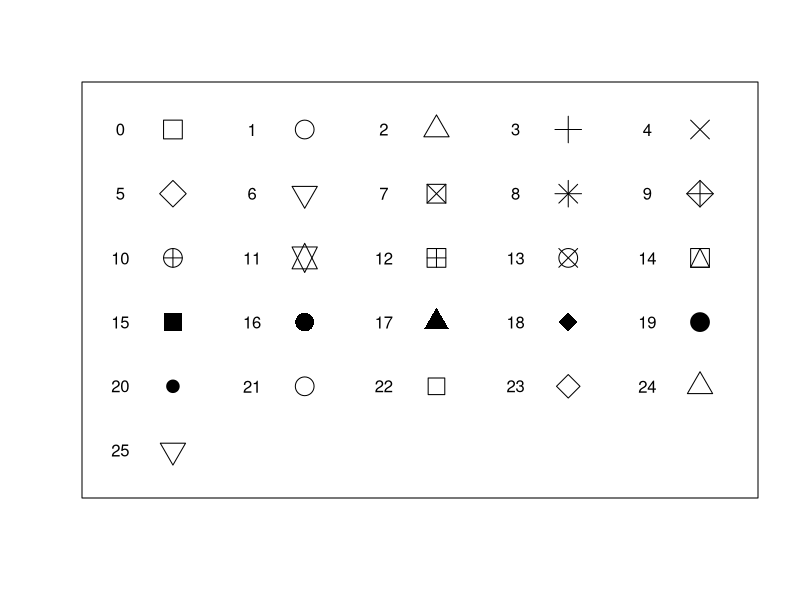

This figure's R source:
#grid <- expand.grid(1:5, 6:1)
#plot(grid, pch = 0:30, cex = 2.5,
     #yaxt = "n", xaxt = "n",
     #ann = FALSE, xlim = c(0.5, 5.25),
     #ylim = c(0.5, 6.5))

#grid2 <- expand.grid(seq(0.6, 4.6, 1), 6:1)
#text(grid2$Var1[1:26], grid2$Var2[1:26], 0:25)

#maybe use cbind or rbind or like in class maybe rep?
#?expand.grid

#cbind didn't work the shapes were just all over the plot
#rbind didn't work just the square showed up

?rep
#rep = repeat

x <- rep(1:5, times=6)
#repeat 1 through 5, 6 times
#the x coordinates of the plot
y <- rep(6:1, each=5)
#repeat 1 through 5, each number 5 times
#y coordinates of the plot
#both are named because in order to put it in a plot it 
#needs to know what we're referring to

plot(x, y, 
     pch = 0:30, cex = 2.5,
     yaxt = "n", xaxt = "n",
     ann = FALSE, xlim = c(0.5, 5.25),
     ylim = c(0.5, 6.5))
     
x2 <- rep(seq(0.6, 4.6, 1), times = 6)
#repeat the sequence of 0.6, 4.6, 1, 6 times and name it x2
#x coordinates for the labels, they are shifted so they don't land right 
#on top of the symbols
#the y coordinates stay the same
text(x2[1:26], y[1:26], 0:25)
#x2 is the first one because it is the horizontal position
#y is the vertical position
